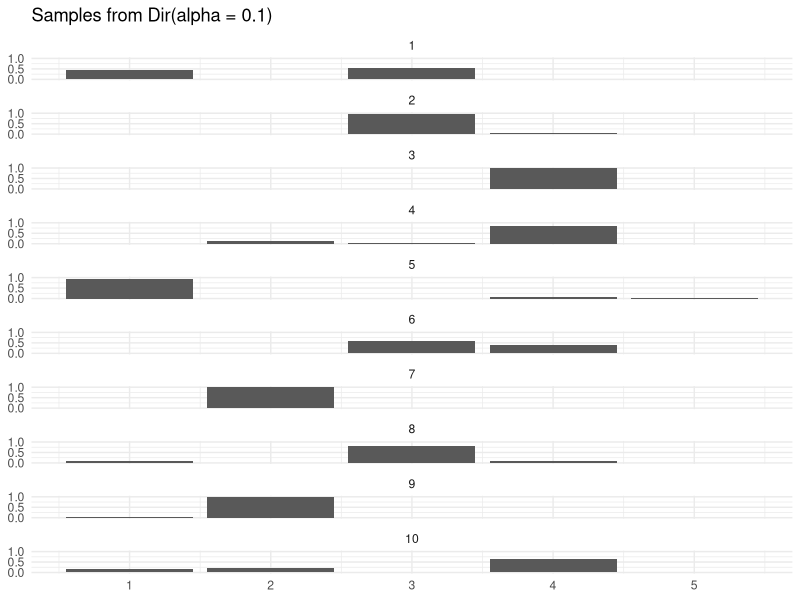

Generate this figure with R:
library(tidyverse)

rdirichlet <- function(n, alpha) {
  # k = number of components (categories)
  # α = (α1, ..., αk)
  k <- length(alpha)

  # Step 1: generate Gamma random variables
  # Y_ij ~ Gamma(α_j, 1),  for i = 1,...,n and j = 1,...,k
  # total draws = n * k
  mat <- matrix(
    rgamma(n * k, shape = alpha, rate = 1),
    nrow = n,
    byrow = TRUE
  )
  # now each row i looks like:
  # (Y_i1, Y_i2, ..., Y_ik)

  # Step 2: normalize each row
  # T_i = sum_{j=1}^k Y_ij
  # X_ij = Y_ij / T_i
  # ⇒ (X_i1, ..., X_ik) lies on simplex and
  #    (X_i1, ..., X_ik) ~ Dirichlet(α)
  mat / rowSums(mat)
}

make_dir_sample_fig <- function(alpha) {

  alphas <- rep(alpha, num_categories)

  samples <- rdirichlet(num_samples, alphas)

  X <- 1:num_categories

  df <- as_tibble(samples) |>
    mutate(sample = row_number()) |>
    pivot_longer(
      -sample,
      names_to = "category",
      values_to = "value"
    ) |>
    mutate(
      category = as.integer(gsub("V", "", category))
    )

  ggplot(df, aes(category, value)) +
    geom_col() +
    facet_wrap(~sample, ncol = 1) +
    coord_cartesian(ylim = c(0, 1)) +
    scale_x_continuous(breaks = X) +
    scale_y_continuous(breaks = c(0, 0.5, 1)) +
    theme_minimal() +
    labs(
      title = paste0("Samples from Dir(alpha = ", alpha, ")"),
      x = NULL,
      y = NULL
    )
}

set.seed(0)

num_samples <- 10
num_categories <- 5

p1 <- make_dir_sample_fig(0.1)
p2 <- make_dir_sample_fig(1.0)

p1# + p2
